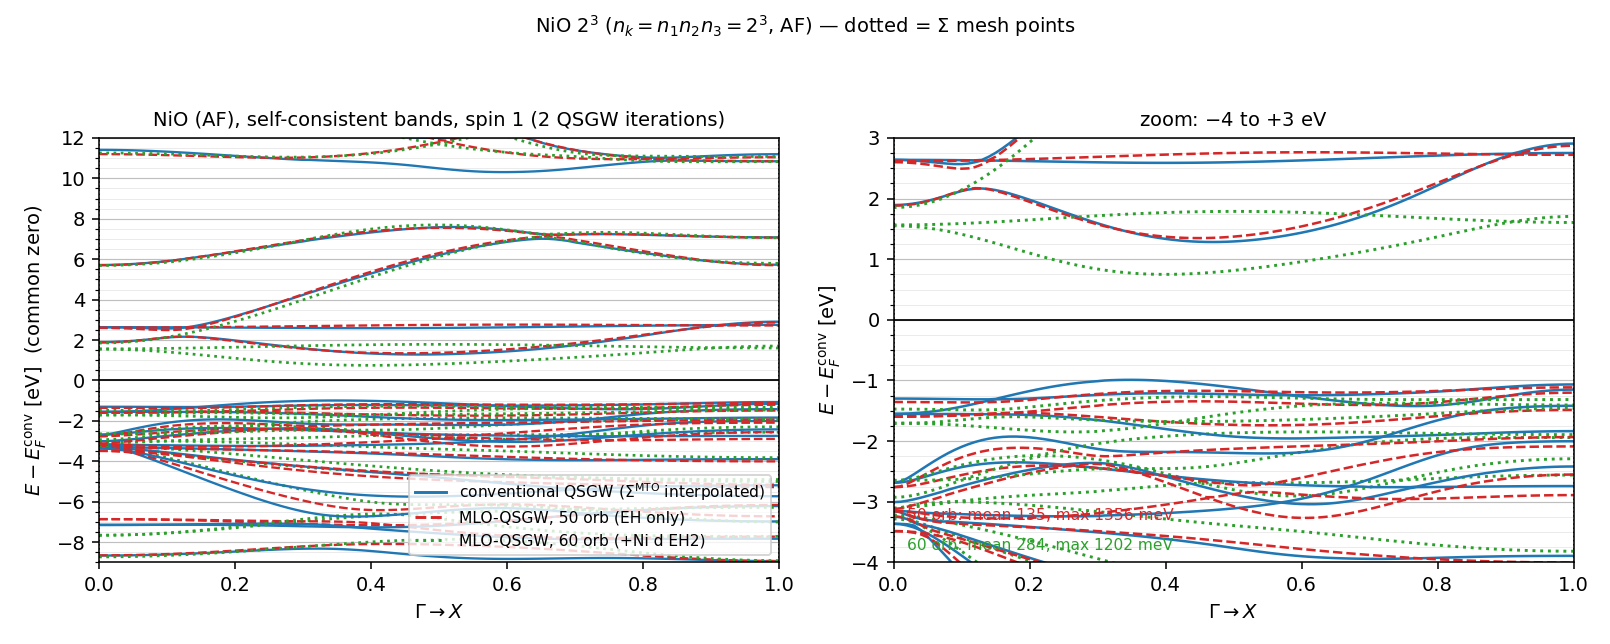

Write the Python code that produced this figure.
#!/usr/bin/env python3
"""NiO 2^3 (AF, nspin=2): conventional QSGW vs MLO-QSGW.
usage: mloqsgw_nio3.py REF.dat MLO50.dat MLO60.dat OUT.png"""
import sys, numpy as np, matplotlib; matplotlib.use('Agg')
import matplotlib.pyplot as plt
from matplotlib.ticker import MultipleLocator
def rd(f):
    xs=[];es=[];cx=[];ce=[];ef=None
    for ln in open(f):
        if ln.startswith('#'):
            if 'base=eferm' in ln: ef=float(ln.split()[1])
            continue
        t=ln.split()
        if len(t)<3:
            if cx: xs.append(cx);es.append(ce);cx=[];ce=[]
            continue
        cx.append(float(t[1])); ce.append(float(t[2]))
    if cx: xs.append(cx);es.append(ce)
    return np.array(xs),np.array(es),ef
xr,er,efr = rd(sys.argv[1]); xm,em,efm = rd(sys.argv[2]); xn,en,efn = rd(sys.argv[3])
x = xr[0]; NB = min(24, er.shape[0], em.shape[0], en.shape[0])
# plot BOTH on the conventional E_F, otherwise the E_F difference shows up as a fake rigid shift
ER = er + efr - efr; EM = em + efm - efr; EN = en + efn - efr
fig,ax = plt.subplots(1,2,figsize=(11.5,4.6))
for ib in range(NB):
    ax[0].plot(x, ER[ib], '-',  lw=1.2, color='tab:blue')
    ax[0].plot(x, EM[ib], '--', lw=1.2, color='tab:red')
    ax[0].plot(x, EN[ib], ':',  lw=1.4, color='tab:green')
ax[0].plot([],[],'-', color='tab:blue', label='conventional QSGW ($\\Sigma^{\\rm MTO}$ interpolated)')
ax[0].plot([],[],'--',color='tab:red',  label='MLO-QSGW, 50 orb (EH only)')
ax[0].plot([],[],':', color='tab:green',label='MLO-QSGW, 60 orb (+Ni d EH2)')
ax[0].set_ylabel('$E-E_F^{\\rm conv}$ [eV]  (common zero)'); ax[0].legend(fontsize=8, loc='lower right')
ax[0].set_title('NiO (AF), self-consistent bands, spin 1 (2 QSGW iterations)', fontsize=10)
d = EM[:NB]-ER[:NB]
for ib in range(NB):
    ax[1].plot(x, ER[ib], '-',  lw=1.3, color='tab:blue')
    ax[1].plot(x, EM[ib], '--', lw=1.3, color='tab:red')
    ax[1].plot(x, EN[ib], ':',  lw=1.5, color='tab:green')
ax[1].set_ylabel(r'$E-E_F^{\rm conv}$ [eV]')
ax[1].set_ylim(-4, 3)
ax[1].set_title('zoom: $-4$ to $+3$ eV', fontsize=10)
d2 = EN[:NB]-ER[:NB]
ax[1].text(0.02,0.10,f'50 orb: mean {np.abs(d).mean()*1e3:.0f}, max {np.abs(d).max()*1e3:.0f} meV', transform=ax[1].transAxes, fontsize=8, color='tab:red')
ax[1].text(0.02,0.03,f'60 orb: mean {np.abs(d2).mean()*1e3:.0f}, max {np.abs(d2).max()*1e3:.0f} meV', transform=ax[1].transAxes, fontsize=8, color='tab:green')
for a in ax:
    for m in (0.0,1.0): a.axvline(m,color='k',ls=':',lw=0.8)
    a.set_xlabel('$\\Gamma \\to X$'); a.set_xlim(0,1)
    a.grid(axis='y', which='major', color='0.75', lw=0.6)
    a.grid(axis='y', which='minor', color='0.9',  lw=0.4)
ax[0].yaxis.set_major_locator(MultipleLocator(2.0))   # eV
ax[0].set_ylim(-9, 12)
ax[0].yaxis.set_minor_locator(MultipleLocator(0.5))
ax[0].axhline(0.0, color='k', lw=0.9)                 # E_F
ax[1].yaxis.set_major_locator(MultipleLocator(1.0))   # eV
ax[1].yaxis.set_minor_locator(MultipleLocator(0.25))
ax[1].axhline(0.0, color='k', lw=0.9)
fig.suptitle('NiO 2$^3$ ($n_{k}=n_{1}n_{2}n_{3}=2^3$, AF) — dotted = $\\Sigma$ mesh points', fontsize=10)
plt.tight_layout(rect=[0,0,1,0.94]); plt.savefig(sys.argv[4], dpi=140)
print('wrote', sys.argv[4])
